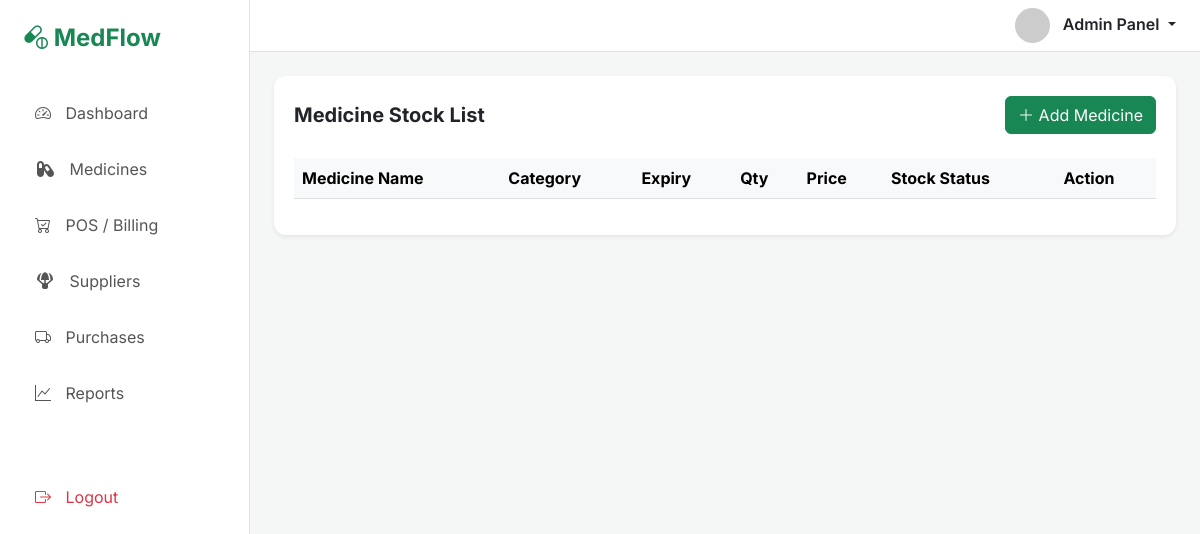
The app's page /medicine/, older data.
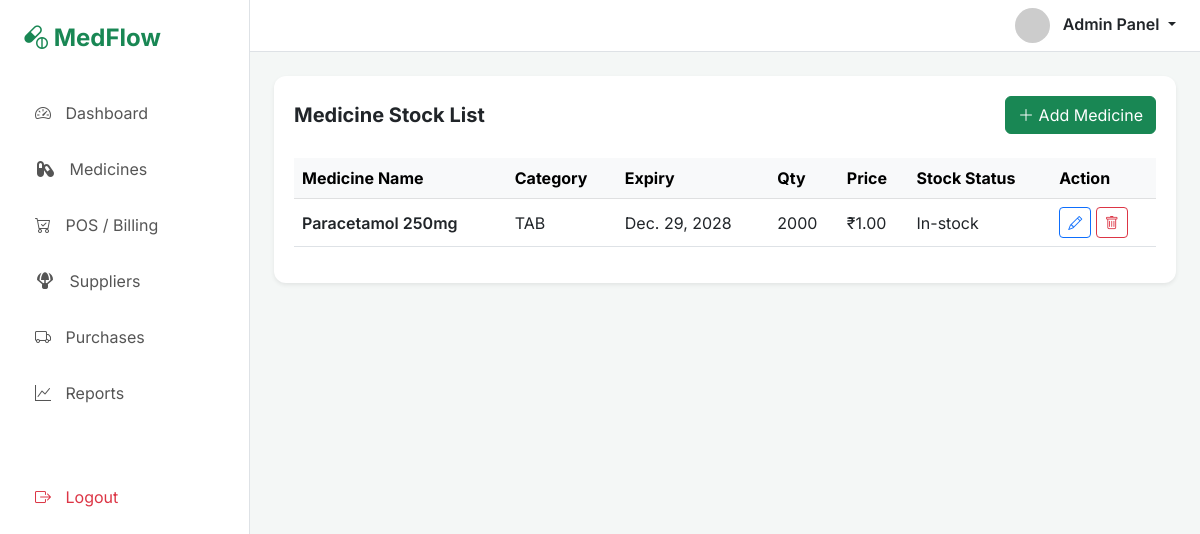
The same page, newer data.
### medflowapp/models.py (models this page shows, shortened)
class Medicine(models.Model):
    medicine_name = models.CharField(max_length=50)
    expiry_date = models.DateField()
    category={
        '------':'-----',
        'TAB':'TAB',
        'SYR': 'SYRUP',
        'CAP':'CAP',
        'INJ': 'INJ'
    }
    med_category = models.CharField(choices=category, default="----")
    price=models.DecimalField(max_digits=11, decimal_places=2, default=0.00)
    quantity = models.PositiveIntegerField(default=0)
    @property
    def is_stock_available(self):
        return "In-stock" if self.quantity > 0 else "Out-of-stock"

### medflowapp/views.py (the view)
# urls.py: path('medicine/', views.medicine, name='medicine'),
def medicine(request):
    medicines = Medicine.objects.all()
    return render(request, 'medflowapp/medicine_section.html', {"medicines": medicines})

### medflowapp/templates/medflowapp/medicine_section.html (shortened to what this page needs)
{% extends 'layout/base.html' %}
{% block content %}
<div id="medicine-module" class="module-content">
    <div class="table-container">
        <div class="d-flex justify-content-between align-items-center mb-4">
            <h5 class="fw-bold m-0">Medicine Stock List</h5>
            <button class="btn btn-success" data-bs-toggle="modal" data-bs-target="#addMedicineModal"><i
                    class="bi bi-plus-lg"></i> Add Medicine</button>
        </div>
        <div class="table-responsive">
            <table class="table align-middle">
                <thead class="table-light text-muted">
                    <tr>
                        <th>Medicine Name</th>
                        <th>Category</th>
                        <th>Expiry</th>
                        <th>Qty</th>
                        <th>Price</th>
                        <th>Stock Status</th>
                        <th>Action</th>
                    </tr>
                </thead>
                <tbody>
                    {% for medicine in medicines %}
                    <tr>
                        <td class="fw-semibold">{{ medicine.medicine_name }}</td>
                        <td>{{ medicine.med_category }}</td>
                        <td>{{ medicine.expiry_date }}</td>
                        <td>{{ medicine.quantity }}</td>
                        <td>&#8377;{{ medicine.price }}</td>
                        <td>{{ medicine.is_stock_available }}</td>
                        <td>
                            <button class="btn btn-sm btn-outline-primary" data-bs-toggle="modal">
                                 <a href="/updation_page/{{medicine.id}}"><i class="bi bi-pencil"></i></a>
                            </button>
                            <button class="btn btn-sm btn-outline-danger"
                                onclick="delete_medicine('{{medicine.id}}')"><i class="bi bi-trash"></i>
                            </button>
                        </td>
                    </tr>
                    {% endfor %}
                </tbody>
            </table>
        </div>
    </div>
</div>
</div>
{% endblock %}

Row changes from the older to the newer data that the page shows:
added Medicine: medicine_name "Paracetamol 250mg", med_category "TAB", expiry_date "Dec. 29, 2028", quantity "2000", price "1.00", is_stock_available "In-stock"
